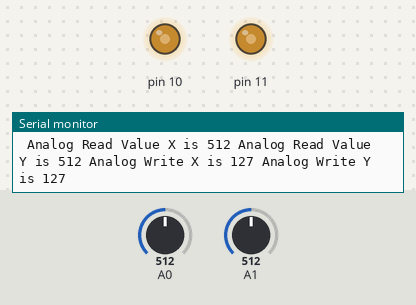
This sketch was run on a simulated Arduino Uno, built with avr-gcc and run on an emulated ATmega328P. Parts: output pins drawn as LEDs (lit = HIGH), the last lines printed to the serial monitor. The test bench sets the inputs (shaded band); at power-on: A0 = 512, A1 = 512.

Above: at 1.2 s.
1.3 s: A0 set to 414
At 2.6 s:
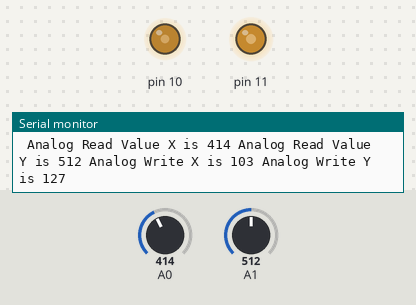
4.3 s: A0 set to 389
At 5.1 s:
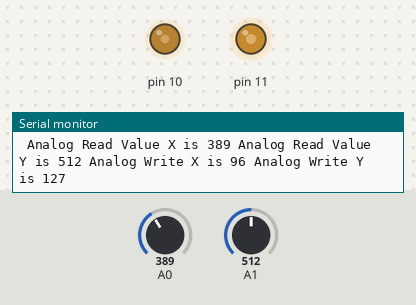
7.3 s: A1 set to 409
At 8.0 s:
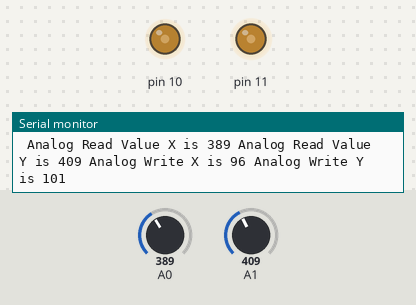
10.3 s: A1 set to 390
At 10.9 s:
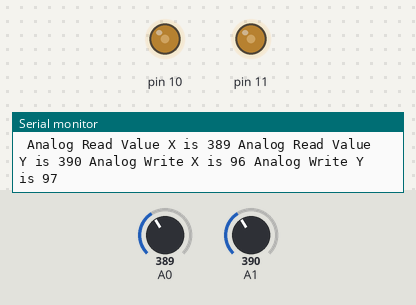
11.8 s: A0 set to 106
At 12.5 s:
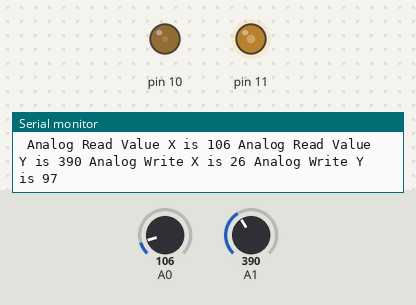
13.3 s: A0 set to 89
At 14.1 s:
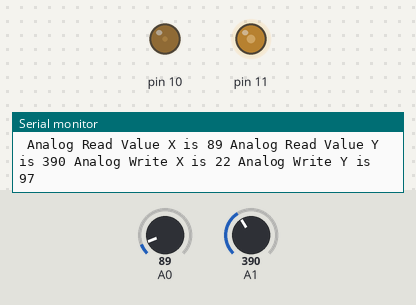
Timing chart, 0 to 16.3 s (numbered marks = the images above; inputs shaded):
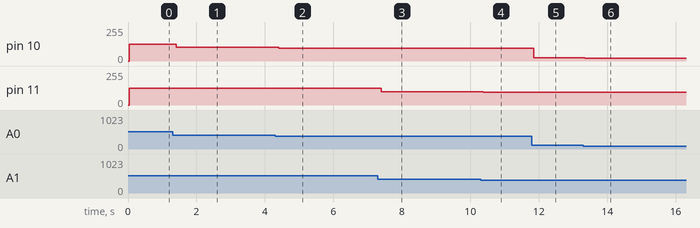

Measured:
- after the input at 1.3 s, pin 10: 127/255 → 103/255 after 0.10 s
- after the input at 4.3 s, pin 10: 103/255 → 96/255 after 0.11 s
- after the input at 7.3 s, pin 11: 127/255 → 101/255 after 0.09 s
- after the input at 10.3 s, pin 11: 101/255 → 97/255 after 0.08 s
- after the input at 11.8 s, pin 10: 96/255 → 26/255 after 0.06 s
- after the input at 13.3 s, pin 10: 26/255 → 22/255 at once

The sketch:

JoyStick.ino
```cpp
int x = 0;
int y = 0;
int i = 0;
int j = 0;
void setup() {
  // put your setup code here, to run once:
Serial.begin(9600);
}

void loop() {
  // put your main code here, to run repeatedly:
x = analogRead(A0);
y = analogRead(A1);
Serial.print(" Analog Read Value X is ");
Serial.print(x);
Serial.print(" Analog Read Value Y is ");
Serial.print(y);
i = map(x, 0, 1023, 0, 255);
j = map(y, 0, 1023, 0, 255);
Serial.print(" Analog Write X is ");
Serial.print(i);
Serial.print(" Analog Write Y is ");
Serial.println(j);
analogWrite(10, i);
analogWrite(11, j);
delay(100);
}
```
